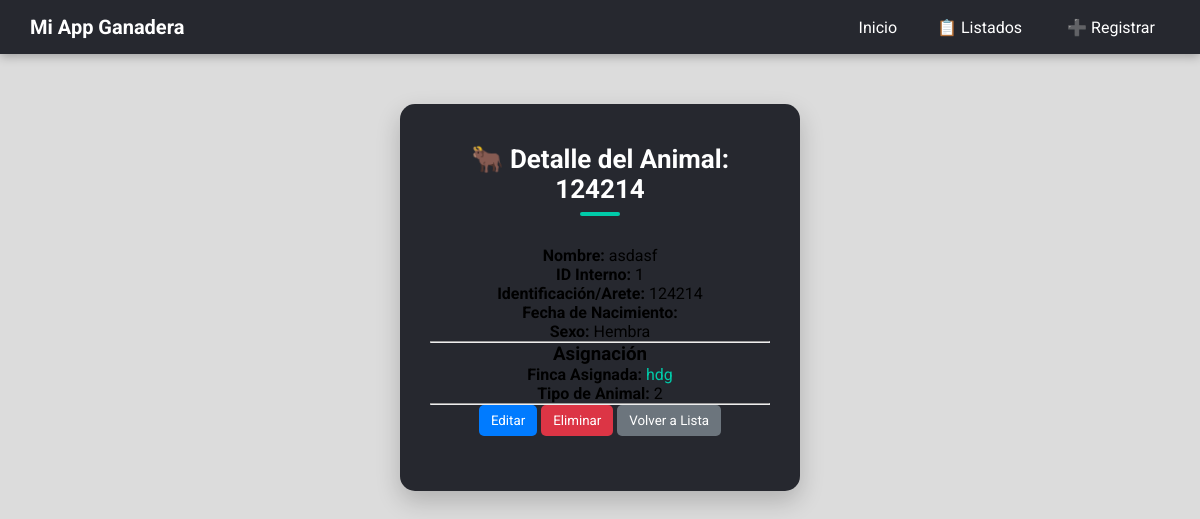
The app's page /ganado/detalle/1 with its own data.
### models.py (models this page shows)
class Ganado(Base):
    __tablename__ = "ganados"
    id = Column(Integer, primary_key=True, index=True)
    identificacion = Column(String, index=True, unique=True, nullable=False)
    nombre = Column(String(100), nullable=True)
    edad = Column(Integer, nullable=False)
    sexo = Column(String(10), nullable=False)
    finca_id = Column(Integer, ForeignKey("fincas.id"), nullable=False)
    tipo_animal_id = Column(Integer, ForeignKey("tipos_animales.id"), nullable=False)
    fecha_registro = Column(DateTime, default=datetime.utcnow)
    finca = relationship("Finca", back_populates="ganados")
    tipo_animal = relationship("TipoAnimal", back_populates="ganados")

class Finca(Base):
    __tablename__ = "fincas"
    id = Column(Integer, primary_key=True, index=True)
    nombre = Column(String(100), nullable=False)
    tamaño = Column(Integer, nullable=False)
    ubicacion = Column(String(200), nullable=False)
    fecha_creacion = Column(DateTime, default=datetime.utcnow)
    ganados = relationship(
        "Ganado",
        back_populates="finca",
        cascade="all, delete-orphan"
    )

class TipoAnimal(Base):
    __tablename__ = "tipos_animales"
    id = Column(Integer, primary_key=True, index=True)
    nombre = Column(String, unique=True, index=True)
    ganados = relationship("Ganado", back_populates="tipo_animal")

### routers/ganado.py (the view)
@router.get("/detalle/{ganado_id}")
async def detalle_ganado_view(ganado_id: int, request: Request, db: Session = Depends(get_db)):
    ganado = db.query(models.Ganado).filter(models.Ganado.id == ganado_id).first()
    if not ganado:
        raise HTTPException(status_code=404, detail="Ganado no encontrado")
    return templates.TemplateResponse(
        "ganado/detalle_ganado.html",
        {"request": request, "ganado": ganado}
    )

### templates/ganado/detalle_ganado.html (shortened to what this page needs)
{% extends "base.html" %}
{% block content %}
<div class="main-container">
    <div class="card detalle-card">
        <h1 class="card-title">🐂 Detalle del Animal: {{ ganado.identificacion }}</h1>
        <div class="detalle-group">
            <p> <strong>Nombre:</strong> {{ ganado.nombre or 'N/A' }}</p>
            <p> <strong>ID Interno:</strong> {{ ganado.id }}</p>
            <p> <strong>Identificación/Arete:</strong> {{ ganado.identificacion }}</p>
            <p> <strong>Fecha de Nacimiento:</strong> {{ ganado.fecha_nacimiento }}</p>
            <p> <strong>Sexo:</strong> {{ ganado.sexo }}</p>
        </div>
        <hr>
        <div class="detalle-group">
            <h3>Asignación</h3>
            {% if ganado.finca %}
                <p> <strong>Finca Asignada:</strong> <a href="/fincas/{{ ganado.finca.id }}" style="color: #00cba9; text-decoration: none;">{{ ganado.finca.nombre }}</a></p>
            {% else %}
                 <p><i class="fa-solid fa-location-dot"></i> <strong>Finca Asignada:</strong> <span style="color: #dc3545;">No asignada</span></p>
            {% endif %}
            {% if ganado.tipo_animal %}
                <p> <strong>Tipo de Animal:</strong> {{ ganado.tipo_animal.nombre }}</p>
            {% else %}
                <p><i class="fa-solid fa-cow"></i> <strong>Tipo de Animal:</strong> <span style="color: #dc3545;">No definido</span></p>
            {% endif %}
        </div>
        <hr>
        <div class="detalle-acciones">
            <button onclick="window.location.href='/ganado/editar/{{ ganado.id }}'" style="background-color: #007bff;">
                 Editar
            </button>
            <button class="btn-eliminar" data-id="{{ ganado.id }}" style="background-color: #dc3545;">
                 Eliminar
            </button>
            <button onclick="window.location.href='/ganado/lista'" style="background-color: #6c757d;">
                 Volver a Lista
            </button>
        </div>
    </div>
</div>
{% endblock %}

### static/css/styles.css (style rules this page uses)
* { margin: 0; padding: 0; box-sizing: border-box; font-family: 'Roboto', sans-serif; }
body { background-color: #dcdcdc; min-height: 100vh; display: flex; flex-direction: column; }
button, input[type="submit"] { background: #00cba9; color: white; padding: 8px 12px; border: none; cursor: pointer; border-radius: 5px; transition: background-color 0.3s; }
.main-container { flex: 1; display: flex; justify-content: center; align-items: center; padding: 20px; }
.card { background-color: #26282f; width: 100%; max-width: 400px; padding: 40px 30px; border-radius: 15px; box-shadow: 0 10px 25px rgba(0,0,0,0.2); text-align: center; }
.card h1 { color: #ffffff; margin-bottom: 30px; font-size: 26px; position: relative; display: inline-block; }
.card h1::after { content: ''; display: block; width: 40px; height: 4px; background-color: #00cba9; margin: 8px auto 0 auto; border-radius: 2px; }

### records on screen
Ganado: identificacion "124214", nombre "asdasf", id "1", sexo "Hembra"
Finca: finca.nombre "hdg"
TipoAnimal: tipo_animal.nombre "2"
